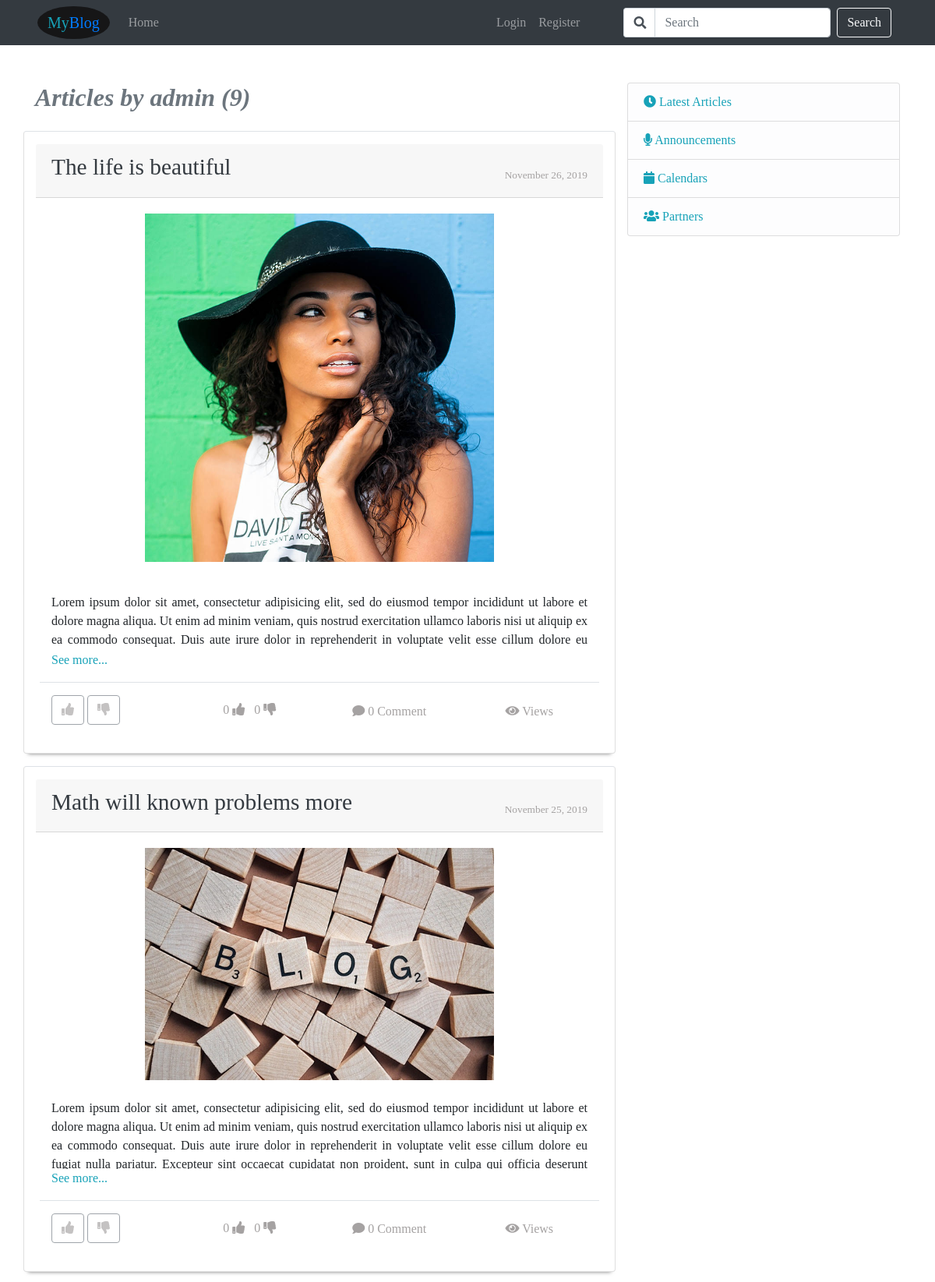
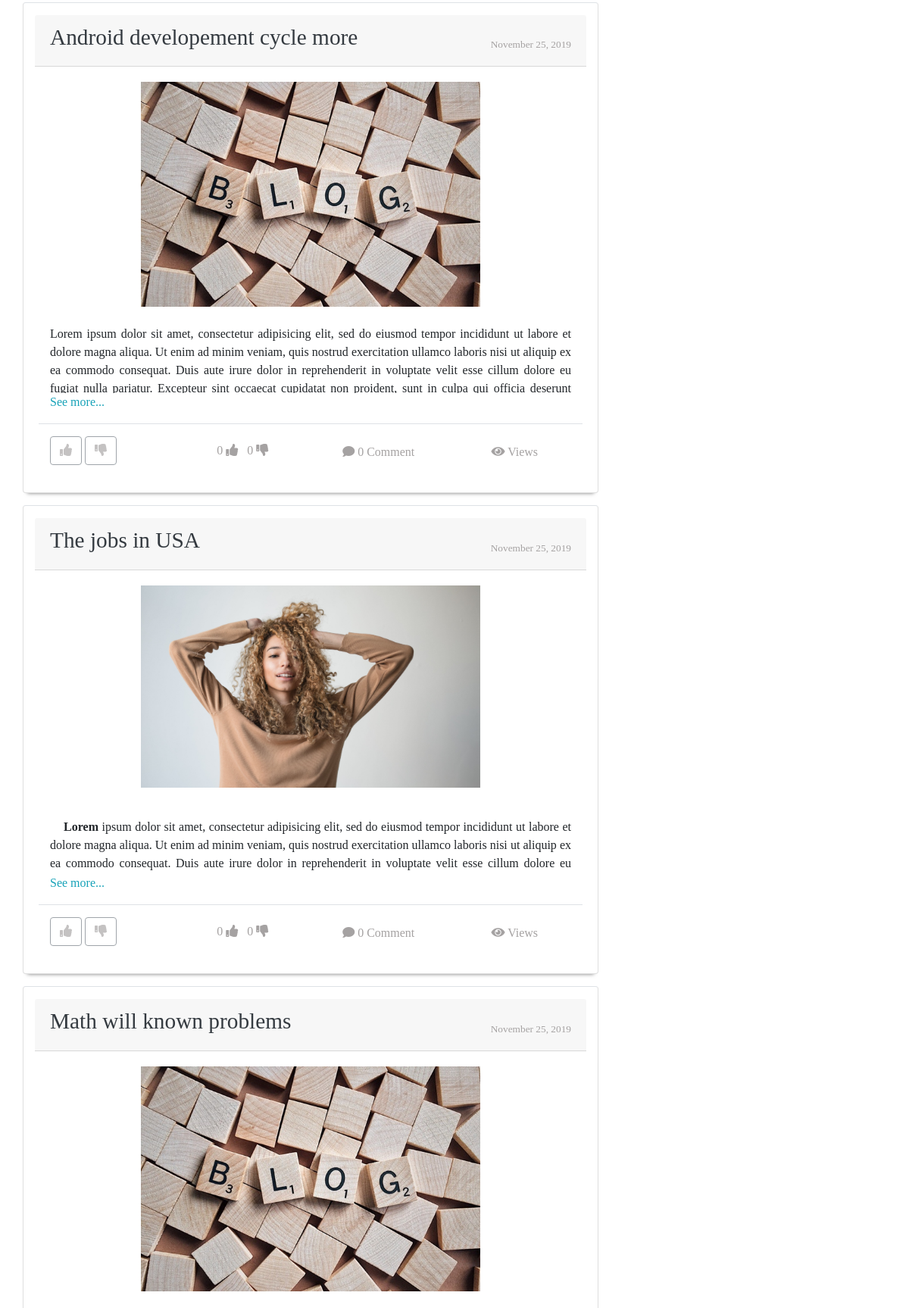
Screenshot of /user/admin/ (upper part) with the database file from the repository (2 pictures, top to bottom).
### articles/models.py (models this page shows, shortened)
class Post(models.Model):
    user = models.ForeignKey(User, on_delete=models.CASCADE, related_name='posts')
    title = models.CharField(max_length=100)
    slug = models.SlugField(default='', editable=False, max_length=100)
    content = RichTextUploadingField()
    image = models.ImageField(default='default.png', upload_to='post_pics')
    hit_count_generic = GenericRelation(HitCount, object_id_field='object_pk', related_query_name='hit_count_generic_relation')
    created_at = models.DateTimeField(default=datetime.now, blank=True)
    updated_at = models.DateTimeField(default=datetime.now, blank=True)

### articles/views.py (the view)
# urls.py: path('user/<str:username>/', UserPostListView.as_view(), name='user-posts'),
class UserPostListView(ListView):
    model = Post
    template_name = 'articles/user_posts.html'
    paginate_by = 6
    def get_queryset(self):
        user = get_object_or_404(User, username=self.kwargs.get('username'))
        return Post.objects.filter(user=user).order_by('-created_at')

### articles/templates/articles/user_posts.html (shortened to what this page needs)
{% extends 'articles/base.html' %}
{% load hitcount_tags %}
{% block content %}
    <div class="row mb-5">
        <div class="col-12">
            <h2 class="text-muted mb-4" style="font-weight:bold"><i>Articles by {{ view.kwargs.username }} ({{ page_obj.paginator.count }})</i></h2>
        </div>
        {% for post in object_list %}
            <div class="col-12 border-top py-3 mb-3 card custom-shadow">
                <div class="card-header">
                    <div class="row">
                        <div class="col-md-8">
                            <h3 style="font-size:22pt">
                                <a href="/article/{{post.pk}}-{{post.slug}}" class="link text-dark">{{post.title}}</a>
                            </h3>
                        </div>
                        <div class="col-md-4 align-self-end">
                            <h6 class="text-gray text-right" style="font-size:10pt">
                                {{ post.updated_at | date:'F d, Y' }}
                            </h6>
                        </div>
                    </div>
                </div>
                <div class="card-body" id="article-{{ post.id }}-rdr">
                    <div class="row mb-4">
                        <div class="col-12 text-center">
                            {% if post.image.url == '/media/default.png' %}
                            <img src="/media/post_pics/default.png" alt="article pic" width="65%">
                            {% else %}
                            <img src="{{ post.image.url }}" alt="article pic" width="65%">
                            {% endif %}
                        </div>
                    </div>
                    <div class="row">
                        <div class="col-12 mb-3">
                            <div class="justify-text pre-line">
                                <p>{{ post.content | safe }}</p>
                            </div>
                            <a href="/article/{{post.pk}}-{{post.slug}}" class="link text-info">See more...</a>
                        </div>
                    </div>
                    <div class="row border-top pt-3">
                        <div class="col-md-3">
                            {% if user.is_authenticated %}
                            <button class="btn btn-outline-info" name="like-btn" type="button" data-id="{{ post.id }}" data-rdr="article-{{ post.id }}-rdr">
                                <i class="fa fa-thumbs-up"></i>
                            </button>
                            <button class="btn btn-outline-secondary" name="dislike-btn" type="button" data-id="{{ post.id }}" data-rdr="article-{{ post.id }}-rdr">
                                <i class="fa fa-thumbs-down"></i>
                            </button>
                            <input type="hidden" id="user-id" value="{{ user.id }}">
                            <input type="hidden" id="article-id" value="{{ post.id }}">
                            {% csrf_token %}
                            {% else %}
                                <button class="btn btn-outline-secondary text-gray" type="button" title="Not autherized action" disabled>
                                    <i class="fa fa-thumbs-up"></i>
                                </button>
                                <button class="btn btn-outline-secondary text-gray" type="button"title="Not autherized action" disabled>
                                    <i class="fa fa-thumbs-down"></i>
                                </button>
                            {% endif %}
                        </div>
                        <div class="col-md-3 text-center align-self-center">
                            <span class="text-gray">{{ post.likes.count }} <i class="fa fa-thumbs-up mr-2"></i></span> <span class="text-gray">{{post.dislikes.count}} <i class="fa fa-thumbs-down"></i></span>
                        </div>
                        <div class="col-md-3 text-center align-self-end">
                            <h6 class="text-gray"><i class="fa fa-comment"></i> {{ post.comments.count }} Comment</h6>
                        </div>
                        <div class="col-md-3 text-center align-self-end">
                            <h6 class="text-gray"><i class="fa fa-eye"></i> {% get_hit_count for post %} Views</h6>
                        </div>
                    </div>
                </div>
            </div>
        {% endfor %}
    </div>
{% endblock %}

### articles/templates/articles/base.html (shortened to what this page needs)
{% load static %}
<!DOCTYPE html>
<html lang="en">
	<head>
		<link rel="stylesheet" href="{% static 'css/bootstrap.min.css' %}" />
		<link rel="stylesheet" href="{% static 'css/css/all.css' %}" />
		<link rel="stylesheet" href="{% static 'css/style.css' %}" />
	</head>
	<body>
		{% block navbar %}
			{% include 'articles/navbar.html' %}
		{% endblock %}
		<div class="container my-5">
			<div class="row">
				<div class="col-lg-8">
					{% block content %}{% endblock content %}
				</div>
				<div class="col-lg-4">
					<ul class="list-group">
						<li class="list-group-item list-group-item-light">
							<a href="#" class="text-info link"
								><i class="fa fa-clock"></i> Latest Articles</a
							>
						</li>
						<li class="list-group-item list-group-item-light">
							<a href="#" class="text-info link"
								><i class="fa fa-microphone"></i> Announcements</a
							>
						</li>
						<li class="list-group-item list-group-item-light">
							<a href="#" class="text-info link"
								><i class="fa fa-calendar"></i> Calendars</a
							>
						</li>
						<li class="list-group-item list-group-item-light">
							<a href="#" class="text-info link"
								><i class="fa fa-users"></i> Partners</a
							>
						</li>
					</ul>
				</div>
			</div>
		</div>
	</body>
</html>

### articles/templates/articles/navbar.html (shortened to what this page needs)
{% block navbar %}
    <div class="container-fluid px-0">
        <nav class="navbar navbar-expand-md navbar-dark bg-dark px-sm-2 px-md-5">
            <a href="/" class="navbar-brand btn" style="background-color: #161617; border-radius: 50%">
                <span class="text-info">My</span><span class="text-primary">Blog</span>
            </a>
            <div class="collapse navbar-collapse" id="mynavbar">
                <ul class="navbar-nav mr-auto">
                    <li class="nav-item">
                        <a href="/" class="nav-link">Home</a>
                    </li>
                </ul>
                <ul class="navbar-nav ml-auto">
                    {% if user.is_authenticated %}
                    <li class="nav-item">
                        <a href="/users/profile" class="nav-link">Profile</a>
                    </li>
                    <li class="nav-item">
                        <a href="/users/logout" class="nav-link">Logout</a>
                    </li>
                    {% else %}
                    <li class="nav-item">
                        <a href="/users/login" class="nav-link">Login</a>
                    </li>
                    <li class="nav-item">
                        <a href="/users/register" class="nav-link">Register</a>
                    </li>
                    {% endif %}
                </ul>
                <form class="form-inline my-2 mr-md-2 ml-md-5 my-lg-0" action="/search">
                    <div class="form-group">
                        <div class="input-group">
                            <div class="input-group-prepend">
                                <div class="input-group-text border-right-0 bg-white">
                                    <i class="fa fa-search"></i>
                                </div>
                            </div>
                            <input type="search" class="form-control mr-sm:search" name="q" placeholder="Search" aria-label="search" autocomplete="on">
                        </div>
                    </div>
                    <button class="btn btn-outline-light my-2 my-sm-0 ml-lg-2" type="submit">Search</button>
                </form>
            </div>
        </nav>
    </div>
{% endblock %}

### static/css/css/all.css (style rules this page uses)
.fa, .fas, .far, .fal, .fab { -moz-osx-font-smoothing: grayscale; -webkit-font-smoothing: antialiased; display: inline-block; font-style: normal; font-variant: normal; text-rendering: auto; line-height: 1; }
.fa-calendar:before { content: "\f133"; }
.fa-clock:before { content: "\f017"; }
.fa-comment:before { content: "\f075"; }
.fa-eye:before { content: "\f06e"; }
.fa-microphone:before { content: "\f130"; }
.fa-search:before { content: "\f002"; }
.fa-thumbs-down:before { content: "\f165"; }
.fa-thumbs-up:before { content: "\f164"; }
.fa-users:before { content: "\f0c0"; }
.fa, .fas { font-family: 'Font Awesome 5 Free'; font-weight: 900; }

### static/css/style.css (style rules this page uses)
body { font-family: serif; }
.custom-shadow { box-shadow: 0px 6px 5px -6px #777; }
a.link { text-decoration: none !important; }
div.pre-line { max-height: 90px; overflow-y: hidden; }
.text-gray { color: #a5a2a2 !important; }
.justify-text > p { text-align: justify !important; }

### rows the page displays
Post: title "The life is beautiful", updated_at "November 26, 2019", image (picture), content "Lorem ipsum dolor sit amet, consectetur adipisicing elit, sed do eiusmod tempor incididunt ut labore et dolore magna aliqua. Ut enim ad minim veniam, quis nostrud exercitation ullamco laboris nisi ut aliquip ex ea commodo consequat. Duis aute irure dolor in reprehenderit in voluptate velit esse cillum dolore eu…", likes.count "0", dislikes.count "0", comments.count "0"
Post: title "Math will known problems more", updated_at "November 25, 2019", content "Lorem ipsum dolor sit amet, consectetur adipisicing elit, sed do eiusmod tempor incididunt ut labore et dolore magna aliqua. Ut enim ad minim veniam, quis nostrud exercitation ullamco laboris nisi ut aliquip ex ea commodo consequat. Duis aute irure dolor in reprehenderit in voluptate velit esse cillum dolore eu fugiat nulla pariatur. Excepteur sint occaecat cupidatat non proident, sunt in culpa qui officia deserunt…", likes.count "0", dislikes.count "0", comments.count "0"
Post: title "Android developement cycle more", updated_at "November 25, 2019", content "Lorem ipsum dolor sit amet, consectetur adipisicing elit, sed do eiusmod tempor incididunt ut labore et dolore magna aliqua. Ut enim ad minim veniam, quis nostrud exercitation ullamco laboris nisi ut aliquip ex ea commodo consequat. Duis aute irure dolor in reprehenderit in voluptate velit esse cillum dolore eu fugiat nulla pariatur. Excepteur sint occaecat cupidatat non proident, sunt in culpa qui officia deserunt…", likes.count "0", dislikes.count "0", comments.count "0"
Post: title "The jobs in USA", updated_at "November 25, 2019", image (picture), content "Lorem ipsum dolor sit amet, consectetur adipisicing elit, sed do eiusmod tempor incididunt ut labore et dolore magna aliqua. Ut enim ad minim veniam, quis nostrud exercitation ullamco laboris nisi ut aliquip ex ea commodo consequat. Duis aute irure dolor in reprehenderit in voluptate velit esse cillum dolore eu…", likes.count "0", dislikes.count "0", comments.count "0"
Post: title "Math will known problems", updated_at "November 25, 2019"

### other values shown
{{ view.kwargs.username }} "admin"
{{ page_obj.paginator.count }} "9"
